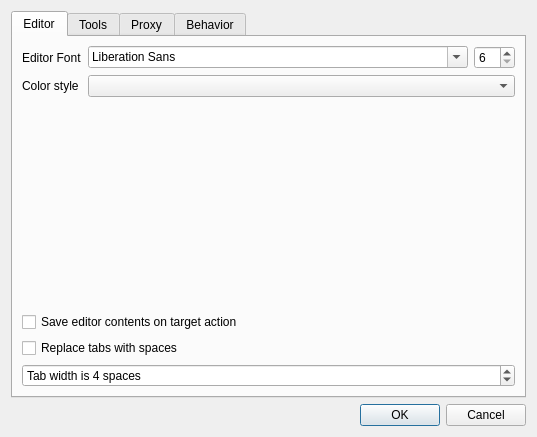
<?xml version="1.0" encoding="UTF-8"?>
<ui version="4.0">
 <class>ConfigDialog</class>
 <widget class="QDialog" name="ConfigDialog">
  <property name="geometry">
   <rect>
    <x>0</x>
    <y>0</y>
    <width>537</width>
    <height>437</height>
   </rect>
  </property>
  <property name="windowTitle">
   <string>Configuration</string>
  </property>
  <layout class="QVBoxLayout" name="verticalLayout">
   <item>
    <widget class="QTabWidget" name="tabWidget">
     <property name="currentIndex">
      <number>0</number>
     </property>
     <widget class="QWidget" name="tab">
      <attribute name="title">
       <string>Editor</string>
      </attribute>
      <layout class="QGridLayout" name="gridLayout">
       <item row="5" column="0" colspan="3">
        <widget class="QSpinBox" name="spinTabWidth">
         <property name="suffix">
          <string> spaces</string>
         </property>
         <property name="prefix">
          <string>Tab width is </string>
         </property>
         <property name="minimum">
          <number>1</number>
         </property>
         <property name="maximum">
          <number>80</number>
         </property>
         <property name="value">
          <number>4</number>
         </property>
        </widget>
       </item>
       <item row="0" column="1">
        <widget class="QFontComboBox" name="fontComboBox">
         <property name="sizePolicy">
          <sizepolicy hsizetype="Expanding" vsizetype="Fixed">
           <horstretch>0</horstretch>
           <verstretch>0</verstretch>
          </sizepolicy>
         </property>
        </widget>
       </item>
       <item row="4" column="0" colspan="3">
        <widget class="QCheckBox" name="checkBox_replaceTabsWithSpaces">
         <property name="text">
          <string>Replace tabs with spaces</string>
         </property>
        </widget>
       </item>
       <item row="0" column="0">
        <widget class="QLabel" name="label_4">
         <property name="sizePolicy">
          <sizepolicy hsizetype="Maximum" vsizetype="Preferred">
           <horstretch>0</horstretch>
           <verstretch>0</verstretch>
          </sizepolicy>
         </property>
         <property name="text">
          <string>Editor Font</string>
         </property>
        </widget>
       </item>
       <item row="1" column="1" colspan="2">
        <widget class="QComboBox" name="colorStyleComboBox">
         <property name="sizePolicy">
          <sizepolicy hsizetype="Expanding" vsizetype="Fixed">
           <horstretch>0</horstretch>
           <verstretch>0</verstretch>
          </sizepolicy>
         </property>
        </widget>
       </item>
       <item row="0" column="2">
        <widget class="QSpinBox" name="fontSpinBox">
         <property name="minimum">
          <number>6</number>
         </property>
         <property name="maximum">
          <number>72</number>
         </property>
        </widget>
       </item>
       <item row="1" column="0">
        <widget class="QLabel" name="label_2">
         <property name="sizePolicy">
          <sizepolicy hsizetype="Maximum" vsizetype="Preferred">
           <horstretch>0</horstretch>
           <verstretch>0</verstretch>
          </sizepolicy>
         </property>
         <property name="text">
          <string>Color style</string>
         </property>
        </widget>
       </item>
       <item row="3" column="0" colspan="3">
        <widget class="QCheckBox" name="checkBox_saveOnAction">
         <property name="text">
          <string>Save editor contents on target action</string>
         </property>
        </widget>
       </item>
       <item row="2" column="0" colspan="3">
        <widget class="CodeEditor" name="codeEditor" native="true"/>
       </item>
      </layout>
     </widget>
     <widget class="QWidget" name="tab_2">
      <attribute name="title">
       <string>Tools</string>
      </attribute>
      <layout class="QGridLayout" name="gridLayout_3">
       <item row="0" column="3">
        <widget class="QToolButton" name="projectPathSetButton">
         <property name="icon">
          <iconset resource="../resources/resources.qrc">
           <normaloff>:/images/document-open.svg</normaloff>:/images/document-open.svg</iconset>
         </property>
        </widget>
       </item>
       <item row="0" column="0">
        <widget class="QLabel" name="label">
         <property name="text">
          <string>Default project path</string>
         </property>
         <property name="alignment">
          <set>Qt::AlignRight|Qt::AlignTrailing|Qt::AlignVCenter</set>
         </property>
        </widget>
       </item>
       <item row="1" column="0">
        <widget class="QLabel" name="label_3">
         <property name="text">
          <string>Project templates path</string>
         </property>
         <property name="alignment">
          <set>Qt::AlignRight|Qt::AlignTrailing|Qt::AlignVCenter</set>
         </property>
        </widget>
       </item>
       <item row="4" column="0" colspan="4">
        <widget class="QGroupBox" name="groupBox_2">
         <property name="title">
          <string>Additional PATHs</string>
         </property>
         <layout class="QGridLayout" name="gridLayout_2">
          <item row="0" column="0" rowspan="3">
           <widget class="QListView" name="additionalPathList"/>
          </item>
          <item row="0" column="1">
           <widget class="QToolButton" name="tbPathAdd">
            <property name="text">
             <string>...</string>
            </property>
            <property name="icon">
             <iconset resource="../resources/resources.qrc">
              <normaloff>:/images/actions/list-add.svg</normaloff>:/images/actions/list-add.svg</iconset>
            </property>
            <property name="iconSize">
             <size>
              <width>32</width>
              <height>32</height>
             </size>
            </property>
           </widget>
          </item>
          <item row="1" column="1">
           <widget class="QToolButton" name="tbPathRm">
            <property name="text">
             <string>...</string>
            </property>
            <property name="icon">
             <iconset resource="../resources/resources.qrc">
              <normaloff>:/images/actions/list-remove.svg</normaloff>:/images/actions/list-remove.svg</iconset>
            </property>
            <property name="iconSize">
             <size>
              <width>32</width>
              <height>32</height>
             </size>
            </property>
           </widget>
          </item>
          <item row="2" column="1">
           <spacer name="verticalSpacer">
            <property name="orientation">
             <enum>Qt::Vertical</enum>
            </property>
            <property name="sizeHint" stdset="0">
             <size>
              <width>20</width>
              <height>177</height>
             </size>
            </property>
           </spacer>
          </item>
         </layout>
        </widget>
       </item>
       <item row="1" column="1" colspan="2">
        <widget class="QLineEdit" name="projectTemplatesPath"/>
       </item>
       <item row="0" column="1" colspan="2">
        <widget class="QLineEdit" name="projectPath"/>
       </item>
       <item row="1" column="3">
        <widget class="QToolButton" name="projectTemplatesPathChange">
         <property name="icon">
          <iconset resource="../resources/resources.qrc">
           <normaloff>:/images/document-open.svg</normaloff>:/images/document-open.svg</iconset>
         </property>
        </widget>
       </item>
       <item row="2" column="1" colspan="2">
        <widget class="QLineEdit" name="templateUrl"/>
       </item>
       <item row="2" column="3">
        <widget class="QToolButton" name="projectTemplatesDownload">
         <property name="icon">
          <iconset resource="../resources/resources.qrc">
           <normaloff>:/images/edit-download.svg</normaloff>:/images/edit-download.svg</iconset>
         </property>
        </widget>
       </item>
       <item row="2" column="0">
        <widget class="QLabel" name="label_5">
         <property name="text">
          <string>Remote template URL</string>
         </property>
         <property name="alignment">
          <set>Qt::AlignRight|Qt::AlignTrailing|Qt::AlignVCenter</set>
         </property>
        </widget>
       </item>
      </layout>
     </widget>
     <widget class="QWidget" name="proxySettings">
      <attribute name="title">
       <string>Proxy</string>
      </attribute>
      <layout class="QGridLayout" name="gridLayout_5">
       <item row="0" column="0">
        <widget class="QGroupBox" name="groupBox_3">
         <property name="title">
          <string>HTTP proxy for network access</string>
         </property>
         <layout class="QFormLayout" name="formLayout">
          <item row="0" column="0">
           <layout class="QVBoxLayout" name="verticalLayout_2">
            <item>
             <widget class="QRadioButton" name="noProxy">
              <property name="text">
               <string>None</string>
              </property>
             </widget>
            </item>
            <item>
             <widget class="QRadioButton" name="systemProxy">
              <property name="text">
               <string>System proxy</string>
              </property>
             </widget>
            </item>
            <item>
             <widget class="QRadioButton" name="userProxy">
              <property name="text">
               <string>Custom proxy</string>
              </property>
             </widget>
            </item>
           </layout>
          </item>
          <item row="3" column="0">
           <widget class="QGroupBox" name="groupBox">
            <property name="title">
             <string>Proxy authentication</string>
            </property>
            <layout class="QGridLayout" name="gridLayout_4">
             <item row="0" column="0">
              <layout class="QVBoxLayout" name="verticalLayout_3">
               <item>
                <widget class="QCheckBox" name="useAutentication">
                 <property name="enabled">
                  <bool>false</bool>
                 </property>
                 <property name="text">
                  <string>With credentials</string>
                 </property>
                </widget>
               </item>
               <item>
                <layout class="QHBoxLayout" name="horizontalLayout_2">
                 <item>
                  <widget class="QLabel" name="labelUsername">
                   <property name="text">
                    <string>Username</string>
                   </property>
                  </widget>
                 </item>
                 <item>
                  <spacer name="horizontalSpacer">
                   <property name="orientation">
                    <enum>Qt::Horizontal</enum>
                   </property>
                   <property name="sizeHint" stdset="0">
                    <size>
                     <width>40</width>
                     <height>20</height>
                    </size>
                   </property>
                  </spacer>
                 </item>
                 <item>
                  <widget class="QLineEdit" name="username">
                   <property name="enabled">
                    <bool>false</bool>
                   </property>
                   <property name="echoMode">
                    <enum>QLineEdit::Normal</enum>
                   </property>
                  </widget>
                 </item>
                </layout>
               </item>
               <item>
                <layout class="QHBoxLayout" name="horizontalLayout_3">
                 <item>
                  <widget class="QLabel" name="labelPassword">
                   <property name="text">
                    <string>Password</string>
                   </property>
                  </widget>
                 </item>
                 <item>
                  <spacer name="horizontalSpacer_2">
                   <property name="orientation">
                    <enum>Qt::Horizontal</enum>
                   </property>
                   <property name="sizeHint" stdset="0">
                    <size>
                     <width>40</width>
                     <height>20</height>
                    </size>
                   </property>
                  </spacer>
                 </item>
                 <item>
                  <widget class="QLineEdit" name="password">
                   <property name="enabled">
                    <bool>false</bool>
                   </property>
                   <property name="echoMode">
                    <enum>QLineEdit::Password</enum>
                   </property>
                  </widget>
                 </item>
                </layout>
               </item>
              </layout>
             </item>
            </layout>
           </widget>
          </item>
          <item row="1" column="0">
           <layout class="QHBoxLayout" name="horizontalLayout">
            <item>
             <widget class="QLabel" name="labelHost">
              <property name="text">
               <string>Host</string>
              </property>
             </widget>
            </item>
            <item>
             <widget class="QLineEdit" name="proxyHost">
              <property name="enabled">
               <bool>false</bool>
              </property>
              <property name="text">
               <string>localhost</string>
              </property>
             </widget>
            </item>
            <item>
             <widget class="QLabel" name="labelPort">
              <property name="text">
               <string>Port</string>
              </property>
             </widget>
            </item>
            <item>
             <widget class="QLineEdit" name="proxyPort">
              <property name="enabled">
               <bool>false</bool>
              </property>
              <property name="text">
               <string>3128</string>
              </property>
             </widget>
            </item>
           </layout>
          </item>
          <item row="2" column="0">
           <spacer name="verticalSpacer_2">
            <property name="orientation">
             <enum>Qt::Vertical</enum>
            </property>
            <property name="sizeHint" stdset="0">
             <size>
              <width>20</width>
              <height>40</height>
             </size>
            </property>
           </spacer>
          </item>
         </layout>
        </widget>
       </item>
      </layout>
     </widget>
     <widget class="QWidget" name="behavior">
      <attribute name="title">
       <string>Behavior</string>
      </attribute>
      <layout class="QGridLayout" name="gridLayout_6">
       <item row="4" column="0" colspan="3">
        <spacer name="verticalSpacer_3">
         <property name="orientation">
          <enum>Qt::Vertical</enum>
         </property>
         <property name="sizeHint" stdset="0">
          <size>
           <width>20</width>
           <height>40</height>
          </size>
         </property>
        </spacer>
       </item>
       <item row="0" column="0" colspan="3">
        <widget class="QCheckBox" name="autoUpdateProjectTmplates">
         <property name="text">
          <string>Check for project templates updates at start up</string>
         </property>
         <property name="checked">
          <bool>true</bool>
         </property>
        </widget>
       </item>
       <item row="2" column="1" colspan="2">
        <widget class="QComboBox" name="formatterStyles"/>
       </item>
       <item row="1" column="2">
        <widget class="QSpinBox" name="logFontSpinBox">
         <property name="minimum">
          <number>6</number>
         </property>
         <property name="maximum">
          <number>72</number>
         </property>
        </widget>
       </item>
       <item row="1" column="0">
        <widget class="QLabel" name="label_6">
         <property name="sizePolicy">
          <sizepolicy hsizetype="Maximum" vsizetype="Preferred">
           <horstretch>0</horstretch>
           <verstretch>0</verstretch>
          </sizepolicy>
         </property>
         <property name="text">
          <string>Log View Font</string>
         </property>
        </widget>
       </item>
       <item row="2" column="0">
        <widget class="QLabel" name="label_7">
         <property name="text">
          <string>Format Style</string>
         </property>
        </widget>
       </item>
       <item row="1" column="1">
        <widget class="QFontComboBox" name="logFontComboBox">
         <property name="sizePolicy">
          <sizepolicy hsizetype="Expanding" vsizetype="Fixed">
           <horstretch>0</horstretch>
           <verstretch>0</verstretch>
          </sizepolicy>
         </property>
         <property name="fontFilters">
          <set>QFontComboBox::MonospacedFonts</set>
         </property>
        </widget>
       </item>
       <item row="3" column="0" colspan="3">
        <widget class="QCheckBox" name="useDevelopment">
         <property name="text">
          <string>Use in-progress/development characteristics</string>
         </property>
        </widget>
       </item>
      </layout>
     </widget>
    </widget>
   </item>
   <item>
    <widget class="QDialogButtonBox" name="buttonBox">
     <property name="orientation">
      <enum>Qt::Horizontal</enum>
     </property>
     <property name="standardButtons">
      <set>QDialogButtonBox::Cancel|QDialogButtonBox::Ok</set>
     </property>
    </widget>
   </item>
  </layout>
 </widget>
 <customwidgets>
  <customwidget>
   <class>CodeEditor</class>
   <extends>QWidget</extends>
   <header>codeeditor.h</header>
   <container>1</container>
  </customwidget>
 </customwidgets>
 <resources>
  <include location="../resources/resources.qrc"/>
 </resources>
 <connections>
  <connection>
   <sender>buttonBox</sender>
   <signal>accepted()</signal>
   <receiver>ConfigDialog</receiver>
   <slot>accept()</slot>
   <hints>
    <hint type="sourcelabel">
     <x>236</x>
     <y>427</y>
    </hint>
    <hint type="destinationlabel">
     <x>157</x>
     <y>274</y>
    </hint>
   </hints>
  </connection>
  <connection>
   <sender>buttonBox</sender>
   <signal>rejected()</signal>
   <receiver>ConfigDialog</receiver>
   <slot>reject()</slot>
   <hints>
    <hint type="sourcelabel">
     <x>304</x>
     <y>427</y>
    </hint>
    <hint type="destinationlabel">
     <x>286</x>
     <y>274</y>
    </hint>
   </hints>
  </connection>
  <connection>
   <sender>useAutentication</sender>
   <signal>toggled(bool)</signal>
   <receiver>username</receiver>
   <slot>setEnabled(bool)</slot>
   <hints>
    <hint type="sourcelabel">
     <x>268</x>
     <y>214</y>
    </hint>
    <hint type="destinationlabel">
     <x>303</x>
     <y>267</y>
    </hint>
   </hints>
  </connection>
  <connection>
   <sender>useAutentication</sender>
   <signal>toggled(bool)</signal>
   <receiver>password</receiver>
   <slot>setEnabled(bool)</slot>
   <hints>
    <hint type="sourcelabel">
     <x>268</x>
     <y>214</y>
    </hint>
    <hint type="destinationlabel">
     <x>301</x>
     <y>349</y>
    </hint>
   </hints>
  </connection>
  <connection>
   <sender>userProxy</sender>
   <signal>toggled(bool)</signal>
   <receiver>proxyHost</receiver>
   <slot>setEnabled(bool)</slot>
   <hints>
    <hint type="sourcelabel">
     <x>268</x>
     <y>106</y>
    </hint>
    <hint type="destinationlabel">
     <x>161</x>
     <y>160</y>
    </hint>
   </hints>
  </connection>
  <connection>
   <sender>userProxy</sender>
   <signal>toggled(bool)</signal>
   <receiver>proxyPort</receiver>
   <slot>setEnabled(bool)</slot>
   <hints>
    <hint type="sourcelabel">
     <x>268</x>
     <y>106</y>
    </hint>
    <hint type="destinationlabel">
     <x>409</x>
     <y>160</y>
    </hint>
   </hints>
  </connection>
  <connection>
   <sender>userProxy</sender>
   <signal>toggled(bool)</signal>
   <receiver>useAutentication</receiver>
   <slot>setEnabled(bool)</slot>
   <hints>
    <hint type="sourcelabel">
     <x>268</x>
     <y>106</y>
    </hint>
    <hint type="destinationlabel">
     <x>268</x>
     <y>214</y>
    </hint>
   </hints>
  </connection>
  <connection>
   <sender>userProxy</sender>
   <signal>toggled(bool)</signal>
   <receiver>groupBox</receiver>
   <slot>setEnabled(bool)</slot>
   <hints>
    <hint type="sourcelabel">
     <x>75</x>
     <y>126</y>
    </hint>
    <hint type="destinationlabel">
     <x>168</x>
     <y>232</y>
    </hint>
   </hints>
  </connection>
  <connection>
   <sender>useAutentication</sender>
   <signal>toggled(bool)</signal>
   <receiver>labelUsername</receiver>
   <slot>setEnabled(bool)</slot>
   <hints>
    <hint type="sourcelabel">
     <x>97</x>
     <y>212</y>
    </hint>
    <hint type="destinationlabel">
     <x>66</x>
     <y>239</y>
    </hint>
   </hints>
  </connection>
  <connection>
   <sender>useAutentication</sender>
   <signal>toggled(bool)</signal>
   <receiver>labelPassword</receiver>
   <slot>setEnabled(bool)</slot>
   <hints>
    <hint type="sourcelabel">
     <x>97</x>
     <y>212</y>
    </hint>
    <hint type="destinationlabel">
     <x>64</x>
     <y>267</y>
    </hint>
   </hints>
  </connection>
  <connection>
   <sender>userProxy</sender>
   <signal>toggled(bool)</signal>
   <receiver>labelHost</receiver>
   <slot>setEnabled(bool)</slot>
   <hints>
    <hint type="sourcelabel">
     <x>168</x>
     <y>126</y>
    </hint>
    <hint type="destinationlabel">
     <x>38</x>
     <y>155</y>
    </hint>
   </hints>
  </connection>
  <connection>
   <sender>userProxy</sender>
   <signal>toggled(bool)</signal>
   <receiver>labelPort</receiver>
   <slot>setEnabled(bool)</slot>
   <hints>
    <hint type="sourcelabel">
     <x>168</x>
     <y>126</y>
    </hint>
    <hint type="destinationlabel">
     <x>185</x>
     <y>155</y>
    </hint>
   </hints>
  </connection>
 </connections>
 <slots>
  <signal>refreshEditor()</signal>
 </slots>
</ui>
